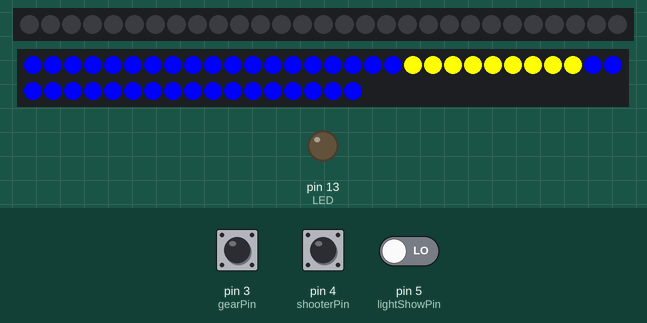
Recording of a sketch running on a simulated Arduino Uno, built with avr-gcc and run on an emulated ATmega328P. On the bench: 29 RGB LEDs in strip order, left to right, 47 RGB LEDs in strip order, left to right, continuing on the next row, output pins drawn as LEDs (lit = HIGH). Inputs (shaded band) come from the test bench; at power-on: pin 3 (gearPin) LOW, pin 4 (shooterPin) LOW, pin 5 (lightShowPin) LOW. Dim RGB values are drawn brighter than linear; what the sketch prints to the serial monitor is not drawn.

Above: at 1.2 s.
1.3 s: pin 3 (gearPin) driven HIGH
At 2.2 s:
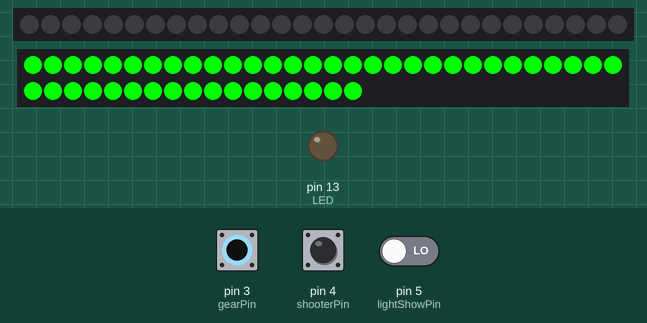
2.8 s: pin 4 (shooterPin) driven HIGH
At 3.1 s:
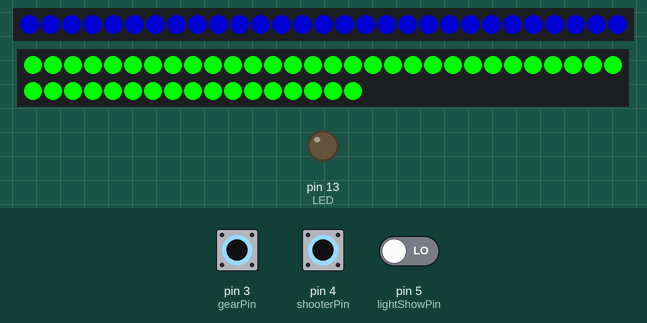
4.3 s: pin 3 (gearPin) driven LOW
At 5.5 s:
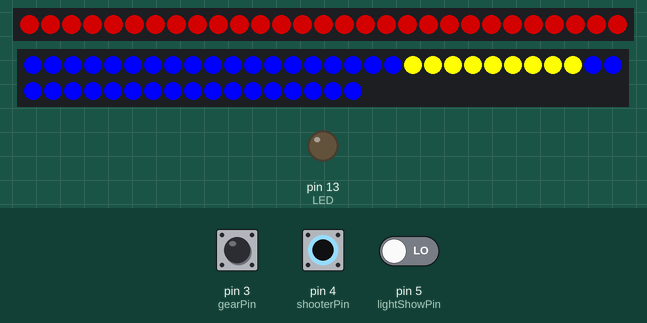
5.8 s: pin 4 (shooterPin) driven LOW
At 6.5 s:
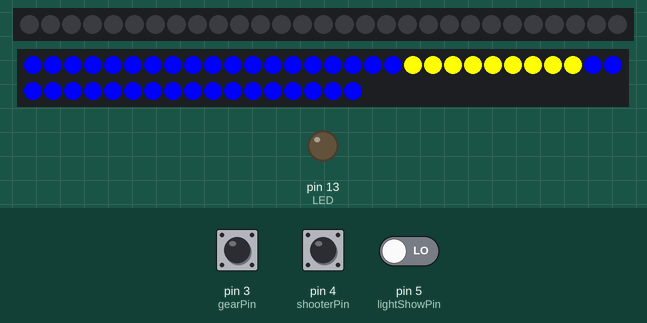
8.8 s: pin 3 (gearPin) pulsed HIGH 5 times (0.12 s each, 0.3 s apart)
13.3 s: pin 4 (shooterPin) pulsed HIGH 2 times (0.12 s each, 0.3 s apart)
Timing chart, 0 to 16.3 s (numbered marks = the images above; inputs shaded):
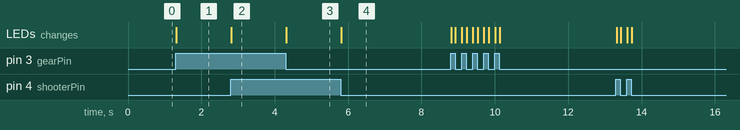

Measured:
- after the input at 1.3 s, the LEDs: change at once (image 1)
- after the input at 2.8 s, the LEDs: change at once (image 2)
- after the input at 4.3 s, the LEDs: change at once (image 3)
- after the input at 5.8 s, the LEDs: change at once (image 4)

The sketch:

Daisy2017.ino
```cpp
// DaisyLights
// I2C Slave
// By AJN341

// This program controls the led light strips for Daisy2017. It
// communicates with the roborio over I2C.

// Include the required Wire library for I2C
#include <Wire.h>
#include <PololuLedStrip.h>

// Create an ledStrip object and specify the pin it will use.
PololuLedStrip<11> turretStrip;
PololuLedStrip<12> gearStrip;

// Create a buffer for holding the colors (3 bytes per color).
#define LED_GEAR_COUNT 47
#define LED_TURRET_COUNT 29
rgb_color gearColors[LED_GEAR_COUNT];
rgb_color turretColors[LED_TURRET_COUNT];

int LED = LED_BUILTIN;
int gearPin = 3;
int shooterPin = 4;
int lightShowPin = 5;
int gearDelivered = 0;
int shooterOnTarget = 0;
int runLightShow = 0;
int8_t gearHalfWidthInLEDs = 4;

void setup() {
  Serial.begin(19200);

  // Define the LED pin as Output
  pinMode (LED, OUTPUT);

  pinMode(gearPin, INPUT);
  pinMode(shooterPin, INPUT);
  pinMode(lightShowPin, INPUT);

  turnTurretOff();
  turnGearOff();
  Serial.println("Starting");
}

void loop() {

  gearDelivered = digitalRead(gearPin);
  shooterOnTarget = digitalRead(shooterPin);
  runLightShow = digitalRead(lightShowPin);

/*
  if (runLightShow == HIGH){
    // Run the light show instead of denoting gear & target positions
    Serial.println("running lightshow");
    lightShow();

  } else {
  */
    // Check Gear Status
    if (gearDelivered == HIGH) {
      setGearGreen();
      Serial.print("gear delivered, ");
    } else {
      setGearColors(0);
      Serial.print("gear not on, ");
    }

    // Check Shooter Status
    if (shooterOnTarget == HIGH) {
      if (gearDelivered == HIGH) {
        turnTurretOn();
      } else {
        turnTurretOnRED();
        Serial.println("Shooter On Target");
      }
    } else {
      turnTurretOff();
      Serial.println("shooter not on");
    }

  //}
  /*
  for(int x = -127; x <= 127; x++){
    setGearColors(x);
    delay(10);
  }

  for(int x = 127; x >= 0; x--){
    setGearColors(x);
    delay(10);
  }

  setGearGreen();
  delay(1000);
  */

  delay(10);
}

void turnTurretOff(){
    // Update the colors buffer.
    rgb_color color = {0,0,0};
    for(uint16_t i = 0; i < LED_TURRET_COUNT; i++)
    {
      turretColors[i] = color;
    }
    turretStrip.write(turretColors, LED_TURRET_COUNT);
}

void turnTurretOn(){
    // Update the colors buffer.
    rgb_color color = {0,0,127};
    for(uint16_t i = 0; i < LED_TURRET_COUNT; i++)
    {
      turretColors[i] = color;
    }
    turretStrip.write(turretColors, LED_TURRET_COUNT);
}

void turnTurretOnRED(){
    // Update the colors buffer.
    rgb_color color = {127,0,0};
    for(uint16_t i = 0; i < LED_TURRET_COUNT; i++)
    {
      turretColors[i] = color;
    }
    turretStrip.write(turretColors, LED_TURRET_COUNT);
}

void turnGearOff(){
    // Update the colors buffer.
    rgb_color color = {0,0,0};
    for(uint16_t i = 0; i < LED_GEAR_COUNT; i++)
    {
      gearColors[i] = color;
    }
    gearStrip.write(gearColors, LED_GEAR_COUNT);
}

void lightShow(){
    // Update the colors buffer.
    uint16_t time = millis() >> 2;
    for(uint16_t i = 0; i < LED_GEAR_COUNT; i++)
    {
      byte x = (time >> 2) - (i << 3);
      gearColors[i] = hsvToRgb((uint32_t)x * 359 / 256, 255, 255);
    }

    for(uint16_t i = 0; i < LED_TURRET_COUNT; i++)
    {
      byte x = (time >> 2) - (i << 3);
      turretColors[i] = hsvToRgb((uint32_t)x * 359 / 256, 255, 255);
    }

    turretStrip.write(turretColors, LED_TURRET_COUNT);
    gearStrip.write(gearColors, LED_GEAR_COUNT);
}

void setGearGreen(){
    // Update the colors buffer.
    rgb_color color = {0,255,0};
    for(uint16_t i = 0; i < LED_GEAR_COUNT; i++)
    {
      gearColors[i] = color;
    }
    gearStrip.write(gearColors, LED_GEAR_COUNT);
}

void setGearColors(int8_t pos){
    rgb_color gearColor = {255,255,0};
    rgb_color openColor = {0, 0, 255};
    int newPos = 25;//map(pos, -127, 127, 0, 47);
    for(uint16_t i = 0; i < LED_GEAR_COUNT; i++)
    {
      if (i < 19 || i > 27){
        gearColors[i] = openColor;
      }else{
        gearColors[i] = gearColor;
      }
    }
    gearStrip.write(gearColors, LED_GEAR_COUNT);
}

// Converts a color from HSV to RGB.
// h is hue, as a number between 0 and 360.
// s is the saturation, as a number between 0 and 255.
// v is the value, as a number between 0 and 255.
rgb_color hsvToRgb(uint16_t h, uint8_t s, uint8_t v)
{
    uint8_t f = (h % 60) * 255 / 60;
    uint8_t p = (255 - s) * (uint16_t)v / 255;
    uint8_t q = (255 - f * (uint16_t)s / 255) * (uint16_t)v / 255;
    uint8_t t = (255 - (255 - f) * (uint16_t)s / 255) * (uint16_t)v / 255;
    uint8_t r = 0, g = 0, b = 0;
    switch((h / 60) % 6){
        case 0: r = v; g = t; b = p; break;
        case 1: r = q; g = v; b = p; break;
        case 2: r = p; g = v; b = t; break;
        case 3: r = p; g = q; b = v; break;
        case 4: r = t; g = p; b = v; break;
        case 5: r = v; g = p; b = q; break;
    }
    return (rgb_color){r, g, b};
}
```
